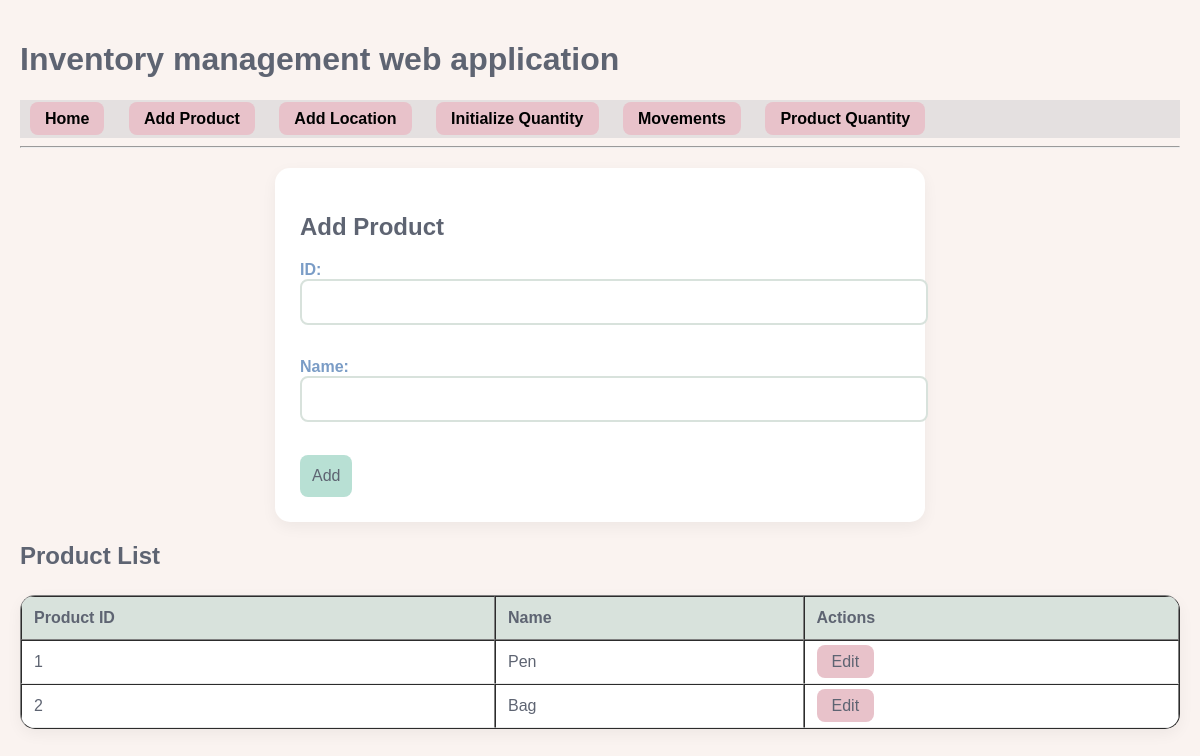
The app's page /addproducts with its own data.
### tables this page shows
CREATE TABLE products (
            id INTEGER PRIMARY KEY,
            name TEXT NOT NULL
        );

### app.py (the view)
@app.route('/addproducts',methods=['GET','POST'])
def addproducts():
    conn=sqlite3.connect(DATABASE)
    cursor=conn.cursor()
    cursor.execute("SELECT * FROM products")
    products=cursor.fetchall()
    conn.close()
    return render_template('addproducts.html',products=products)

### templates/addproducts.html
{% extends 'base.html' %}
{% block content %}
<form method="POST"action="{{url_for('addproduct')}}">
    <h2>Add Product</h2>
    <label>ID:</label>
    <input type="number"name="product_id"required><br>
    <br>
    <label>Name:</label>
    <input type="text"name="product_name"required><br>
    <br>
    <button type="submit">Add</button>
</form>
<h2>Product List</h2>
<table border="1"cellpadding="5"cellspacing="0">
    <thead>
        <tr>
            <th>Product ID</th>
            <th>Name</th>
            <th>Actions</th>
        </tr>
    </thead>
    <tbody>
        {% for p in products %}
        <tr>
            <td>{{p[0]}}</td>
            <td>{{p[1]}}</td>
            <td>
                <a href="{{url_for('editproduct',id=p[0])}}">Edit</a>
            </td>
        </tr>
        {% endfor %}
    </tbody>
</table>
{% endblock %}

### static/style.css (style rules this page uses)
body { font-family:'Quicksand',sans-serif; background-color:#faf3f0; color:#5e6472; margin:0; padding:20px; }
form { max-width:600px; margin:20px auto; padding:25px; background-color:#fff; border-radius:15px; box-shadow:0 5px 15px rgba(0,0,0,0.05); }
form input,form textarea,form select { width:100%; padding:12px; margin-bottom:15px; border:2px solid #d8e2dc; border-radius:8px; font-size:16px; color:#5e6472; }
form label { color:#7a9cc6; font-weight:600; margin-bottom:8px; }
form button[type="submit"] { background-color:#b8e0d4; color:#5e6472; border:none; border-radius:8px; padding:12px; font-size:16px; cursor:pointer; transition:0.3s; }
table { width:100%; border-collapse:separate; border-spacing:0; margin-top:25px; background-color:#fff; border-radius:15px; overflow:hidden; box-shadow:0 5px 15px rgba(0,0,0,0.05); }
th { background-color:#d8e2dc; color:#5e6472; padding:12px; text-align:left; }
td { padding:12px; border-bottom:1px solid #eaeaea; }
a,button { background-color:#e8c2ca; color:#5e6472; border:none; border-radius:8px; padding:8px 15px; text-decoration:none; transition:0.3s; }

### records on screen
products: id "1", name "Pen"
products: id "2", name "Bag"
